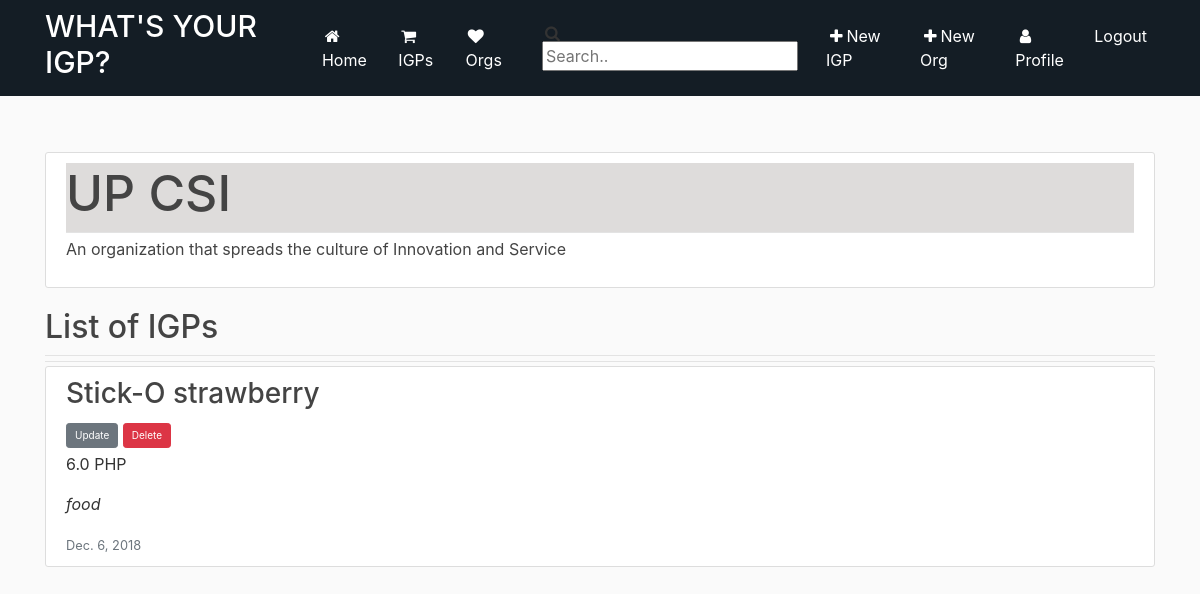
Page /orgs/2/ (signed in) on the committed database.
### app/models.py (models this page shows, shortened)
class ORG(models.Model):
	name = models.CharField(max_length=100, unique=True)
	desc = models.TextField()

class IGP(models.Model):
	item = models.CharField(max_length=100)
	org = models.ForeignKey(ORG, on_delete=models.CASCADE)
	itype = models.CharField(max_length=100)
	price = models.FloatField(null=True, blank=True, default=None)
	date_posted = models.DateTimeField(default=timezone.now)

### app/views.py (the view)
# urls.py: path('orgs/<int:pk>/', ORGDetailView.as_view(), name='orgigps_detail'),
class ORGDetailView(DetailView):
	model = ORG
	orgId = model.id
	template_name = 'app/orgigps_detail.html'
	def get_context_data(self, **kwargs):
		context = super().get_context_data(**kwargs)
		context['org_igps']=IGP.objects.filter(org_id=self.object.id)
		return context

### app/templates/app/orgigps_detail.html
{% extends "app/base.html" %}
{% block content %}
	<br/><br/><br/>
	<article class="media content-section">
		<div class="media-body">
			<div class="article-metadata" style="background-color:#dedcdb">
				<h1 class="mr-2" style="font-size:50px">{{ object.name }}</h1>
			</div>
			<p class="article-title">{{ object.desc }}</p>
		</div>
	</article>
	<div class="article-metadata">
			<div class="article-metadata">
				<h2 class="mr-2" href="#">List of IGPs</h2>
			</div>
	</div>
	<div>
		{% for i in org_igps %}
			<article class="media content-section">
				<div class="media-body">
					<h3><a class="article-title" href="#">{{ i.item }}</a></h3>
					<a class="btn btn-secondary btn-sm mt-1 mb-1" href="{% url 'igp-update' i.id %}" style="font-size:10px">Update</a>
					<a class="btn btn-danger btn-sm mt-1 mb-1" href="{% url 'igp-delete' i.id %}" style="font-size:10px ">Delete</a>
					<p class="article-content">{{ i.price }} PHP</p>
					<p class="article-content" ><i>{{ i.itype }}</i></p>
					<small class="text-muted">{{ i.date_posted|date }}</small>
				</div>
			</article>
		{% endfor %}
	</div>
{% endblock content %}

### app/static/app/main.css (style rules this page uses)
body { background: #fafafa; color: #333333; margin-top: 5rem; }
h1, h2, h3, h4, h5, h6 { color: #444444; }
.content-section { background: #ffffff; padding: 10px 20px; border: 1px solid #dddddd; border-radius: 3px; margin-bottom: 20px; }
.article-title { color: #444444; }
.article-content { white-space: pre-line; }
.article-metadata { padding-bottom: 1px; margin-bottom: 4px; border-bottom: 1px solid #e3e3e3 }

### rows in the picture
ORG: name "UP CSI", desc "An organization that spreads the culture of Innovation and Service"
IGP: item "Stick-O strawberry", price "6.0", itype "food", date_posted "Dec. 6, 2018"
